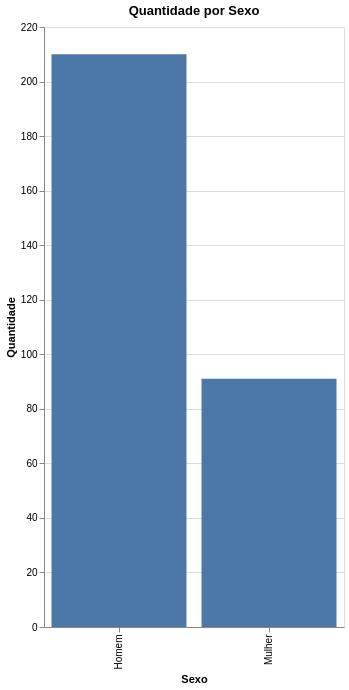

The notebook cell this image was saved under:
### Code cell
import altair as alt
#Grafico da quantidade de homens e mulheres
alt.Chart(df).mark_bar().encode(
    x=alt.X('sex:O', title='Sexo'),
    y=alt.Y('count():Q', title='Quantidade'),
).properties(
    title='Quantidade por Sexo',
    width=300, #largura
    height=600 #altura
)

### Figure 1 — Vega-Lite specification as saved in the notebook (floating-point values rounded to 4 significant figures; data arrays with more than 128 entries replaced by an {"elided": "..."} marker saying what was removed)
{"config": {"view": {"continuousWidth": 300, "continuousHeight": 300}}, "data": {"name": "data-1cbfd279d939b1dae8ceac4125607a9e"}, "mark": {"type": "bar"}, "encoding": {"x": {"field": "sex", "title": "Sexo", "type": "ordinal"}, "y": {"aggregate": "count", "title": "Quantidade", "type": "quantitative"}}, "height": 600, "title": "Quantidade por Sexo", "width": 300, "$schema": "https://vega.github.io/schema/vega-lite/v6.1.0.json", "datasets": {"data-1cbfd279d939b1dae8ceac4125607a9e": {"elided": "301 records"}}}
